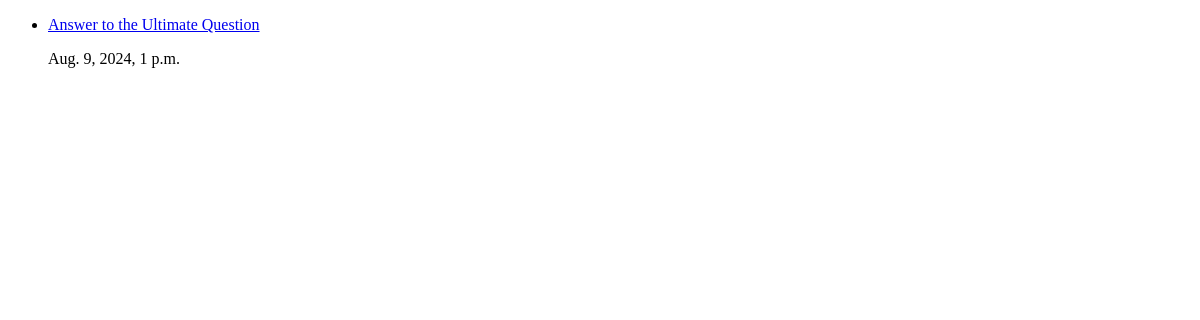
/polls/, run on an earlier commit of the app's database.
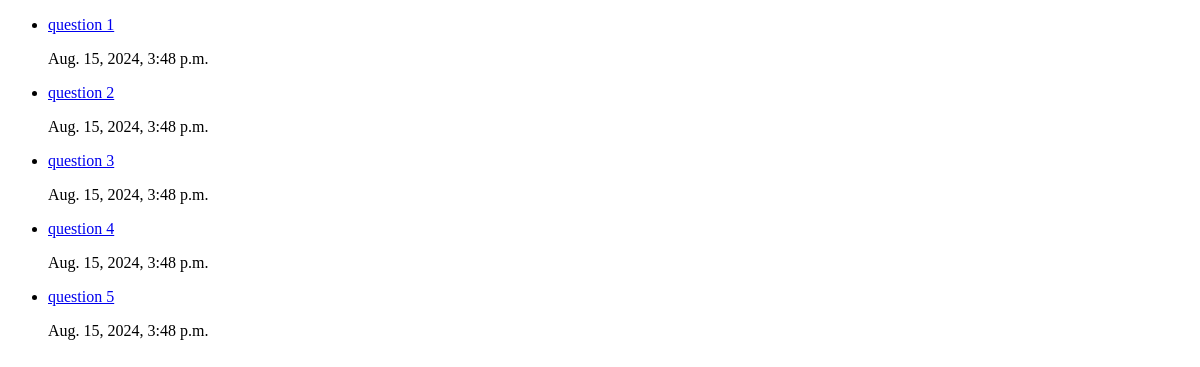
And on a later commit of the database.
### polls/models.py (models this page shows, shortened)
class Question(models.Model):
    question_text = models.CharField(max_length=50)
    pub_date = models.DateTimeField(default=timezone.now)
    class Meta:
        verbose_name = ("Question")
        verbose_name_plural = ("Questions")

### polls/views.py (the view)
# urls.py: path("", views.IndexView.as_view(), name="polls"),
class IndexView(ListView):
    model = Question
    context_object_name = 'latest_question_list'
    template_name = 'polls/index.html'
    def get_queryset(self):
        return self.model.objects.order_by('-pub_date')[:5]

### polls/templates/polls/index.html (shortened to what this page needs)
{% extends "base.html" %}
{% block content %}
    <ul>
        {% for question in latest_question_list %}
            <li>
                <a href='{% url "detail" question.id %}'>{{question.question_text}}</a>
                <p>{{question.pub_date}}</p>
            </li>
        {% endfor %}
    </ul>
{% endblock content %}

### templates/base.html (shortened to what this page needs)
<!DOCTYPE html>
<html lang="en">
<head>
</head>
<body>
    {% block content %}{% endblock content %}
</body>
</html>

What changed in the data, as far as the page shows it:
removed Question: question_text "Answer to the Ultimate Question", pub_date "Aug. 9, 2024, 1 p.m."
added Question: question_text "question 1", pub_date "Aug. 15, 2024, 3:48 p.m."
added Question: question_text "question 2", pub_date "Aug. 15, 2024, 3:48 p.m."
added Question: question_text "question 3", pub_date "Aug. 15, 2024, 3:48 p.m."
added Question: question_text "question 4", pub_date "Aug. 15, 2024, 3:48 p.m."
added Question: question_text "question 5", pub_date "Aug. 15, 2024, 3:48 p.m."
